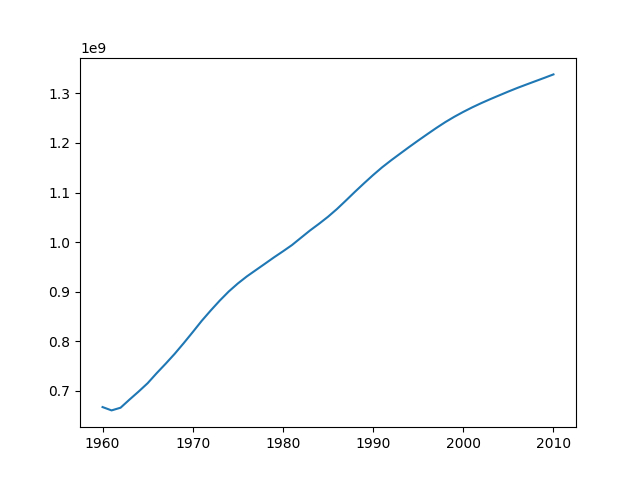

Write Python code to recreate this figure.
import json
import matplotlib.pyplot as plt
from country_code import get_country_code


filename = 'learn_matplotlib/population_data.json'
with open(filename) as f:
    pop_data = json.load(f)

china_pop = {}
year = []
population = []
for pop_dict in pop_data:
    if pop_dict["Country Name"] == 'China':
        year.append(int(pop_dict["Year"]))
        population.append(int(pop_dict["Value"]))
        china_pop[year[-1]] = population[-1]

#print(china_pop)
plt.plot(year, population)
plt.savefig('learn_matplotlib/china.png')
plt.show()